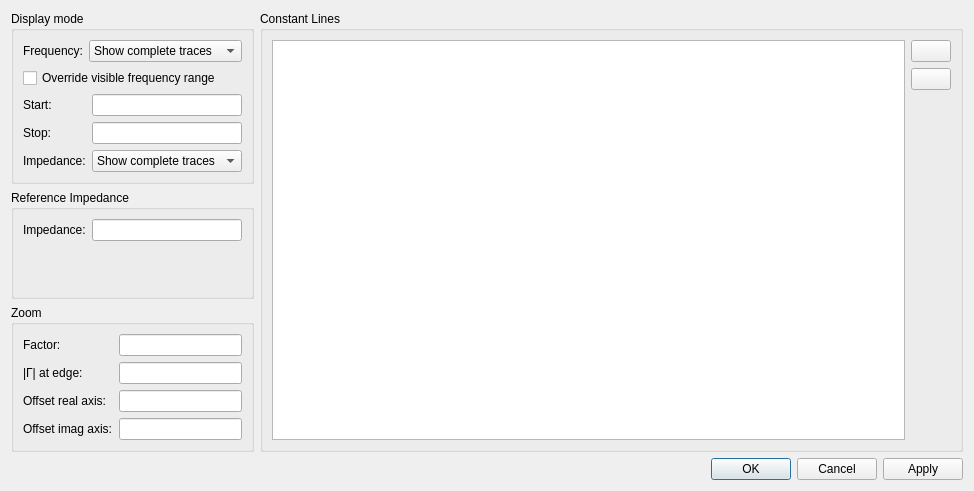
<?xml version="1.0" encoding="UTF-8"?>
<ui version="4.0">
 <class>SmithChartDialog</class>
 <widget class="QDialog" name="SmithChartDialog">
  <property name="geometry">
   <rect>
    <x>0</x>
    <y>0</y>
    <width>974</width>
    <height>491</height>
   </rect>
  </property>
  <property name="windowTitle">
   <string>Smithchart Setup</string>
  </property>
  <property name="modal">
   <bool>true</bool>
  </property>
  <layout class="QVBoxLayout" name="verticalLayout_4">
   <item>
    <layout class="QHBoxLayout" name="horizontalLayout_2" stretch="0,1">
     <item>
      <layout class="QVBoxLayout" name="verticalLayout_3">
       <item>
        <widget class="QGroupBox" name="groupBox_2">
         <property name="title">
          <string>Display mode</string>
         </property>
         <layout class="QVBoxLayout" name="verticalLayout_2">
          <item>
           <layout class="QFormLayout" name="formLayout_2">
            <item row="0" column="0">
             <widget class="QLabel" name="label_4">
              <property name="text">
               <string>Frequency:</string>
              </property>
             </widget>
            </item>
            <item row="0" column="1">
             <widget class="QComboBox" name="displayModeFreq">
              <item>
               <property name="text">
                <string>Show complete traces</string>
               </property>
              </item>
              <item>
               <property name="text">
                <string>Limit to current span</string>
               </property>
              </item>
             </widget>
            </item>
           </layout>
          </item>
          <item>
           <widget class="QCheckBox" name="displayFreqOverride">
            <property name="text">
             <string>Override visible frequency range</string>
            </property>
           </widget>
          </item>
          <item>
           <layout class="QFormLayout" name="formLayout_4">
            <item row="0" column="0">
             <widget class="QLabel" name="label_7">
              <property name="text">
               <string>Start:</string>
              </property>
             </widget>
            </item>
            <item row="1" column="0">
             <widget class="QLabel" name="label_8">
              <property name="text">
               <string>Stop:</string>
              </property>
             </widget>
            </item>
            <item row="2" column="0">
             <widget class="QLabel" name="label_5">
              <property name="text">
               <string>Impedance:</string>
              </property>
             </widget>
            </item>
            <item row="2" column="1">
             <widget class="QComboBox" name="displayModeImp">
              <item>
               <property name="text">
                <string>Show complete traces</string>
               </property>
              </item>
              <item>
               <property name="text">
                <string>Limit to visible area</string>
               </property>
              </item>
             </widget>
            </item>
            <item row="0" column="1">
             <widget class="SIUnitEdit" name="displayStartFreq"/>
            </item>
            <item row="1" column="1">
             <widget class="SIUnitEdit" name="displayStopFreq"/>
            </item>
           </layout>
          </item>
         </layout>
        </widget>
       </item>
       <item>
        <widget class="QGroupBox" name="groupBox_4">
         <property name="title">
          <string>Reference Impedance</string>
         </property>
         <layout class="QFormLayout" name="formLayout_3">
          <item row="0" column="1">
           <widget class="SIUnitEdit" name="impedance"/>
          </item>
          <item row="0" column="0">
           <widget class="QLabel" name="label">
            <property name="text">
             <string>Impedance:</string>
            </property>
           </widget>
          </item>
         </layout>
        </widget>
       </item>
       <item>
        <widget class="QGroupBox" name="groupBox">
         <property name="title">
          <string>Zoom</string>
         </property>
         <layout class="QFormLayout" name="formLayout">
          <item row="0" column="0">
           <widget class="QLabel" name="label_2">
            <property name="text">
             <string>Factor:</string>
            </property>
           </widget>
          </item>
          <item row="0" column="1">
           <widget class="SIUnitEdit" name="zoomFactor"/>
          </item>
          <item row="1" column="0">
           <widget class="QLabel" name="label_3">
            <property name="text">
             <string>&lt;html&gt;&lt;head/&gt;&lt;body&gt;&lt;p&gt;|Γ| at edge:&lt;/p&gt;&lt;/body&gt;&lt;/html&gt;</string>
            </property>
           </widget>
          </item>
          <item row="1" column="1">
           <widget class="SIUnitEdit" name="zoomReflection"/>
          </item>
          <item row="2" column="0">
           <widget class="QLabel" name="label_6">
            <property name="text">
             <string>Offset real axis:</string>
            </property>
           </widget>
          </item>
          <item row="2" column="1">
           <widget class="SIUnitEdit" name="offsetRealAxis"/>
          </item>
          <item row="3" column="0">
           <widget class="QLabel" name="label_9">
            <property name="text">
             <string>Offset imag axis:</string>
            </property>
           </widget>
          </item>
          <item row="3" column="1">
           <widget class="SIUnitEdit" name="offsetImagAxis"/>
          </item>
         </layout>
        </widget>
       </item>
      </layout>
     </item>
     <item>
      <widget class="QGroupBox" name="groupBox_3">
       <property name="title">
        <string>Constant Lines</string>
       </property>
       <layout class="QHBoxLayout" name="horizontalLayout">
        <item>
         <widget class="QTableView" name="lineTable">
          <property name="selectionMode">
           <enum>QAbstractItemView::ExtendedSelection</enum>
          </property>
          <property name="selectionBehavior">
           <enum>QAbstractItemView::SelectRows</enum>
          </property>
          <attribute name="horizontalHeaderMinimumSectionSize">
           <number>20</number>
          </attribute>
          <attribute name="horizontalHeaderStretchLastSection">
           <bool>true</bool>
          </attribute>
          <attribute name="verticalHeaderVisible">
           <bool>false</bool>
          </attribute>
          <attribute name="verticalHeaderDefaultSectionSize">
           <number>21</number>
          </attribute>
         </widget>
        </item>
        <item>
         <layout class="QVBoxLayout" name="verticalLayout">
          <item>
           <widget class="QPushButton" name="addLine">
            <property name="text">
             <string/>
            </property>
            <property name="icon">
             <iconset theme="list-add" resource="../icons.qrc">
              <normaloff>:/icons/add.svg</normaloff>:/icons/add.svg</iconset>
            </property>
           </widget>
          </item>
          <item>
           <widget class="QPushButton" name="removeLine">
            <property name="text">
             <string/>
            </property>
            <property name="icon">
             <iconset theme="list-remove" resource="../icons.qrc">
              <normaloff>:/icons/remove.svg</normaloff>:/icons/remove.svg</iconset>
            </property>
           </widget>
          </item>
          <item>
           <spacer name="verticalSpacer">
            <property name="orientation">
             <enum>Qt::Vertical</enum>
            </property>
            <property name="sizeHint" stdset="0">
             <size>
              <width>20</width>
              <height>40</height>
             </size>
            </property>
           </spacer>
          </item>
         </layout>
        </item>
       </layout>
      </widget>
     </item>
    </layout>
   </item>
   <item>
    <widget class="QDialogButtonBox" name="buttonBox">
     <property name="orientation">
      <enum>Qt::Horizontal</enum>
     </property>
     <property name="standardButtons">
      <set>QDialogButtonBox::Apply|QDialogButtonBox::Cancel|QDialogButtonBox::Ok</set>
     </property>
    </widget>
   </item>
  </layout>
 </widget>
 <customwidgets>
  <customwidget>
   <class>SIUnitEdit</class>
   <extends>QLineEdit</extends>
   <header>CustomWidgets/siunitedit.h</header>
  </customwidget>
 </customwidgets>
 <resources>
  <include location="../icons.qrc"/>
 </resources>
 <connections>
  <connection>
   <sender>buttonBox</sender>
   <signal>accepted()</signal>
   <receiver>SmithChartDialog</receiver>
   <slot>accept()</slot>
   <hints>
    <hint type="sourcelabel">
     <x>248</x>
     <y>254</y>
    </hint>
    <hint type="destinationlabel">
     <x>157</x>
     <y>274</y>
    </hint>
   </hints>
  </connection>
  <connection>
   <sender>buttonBox</sender>
   <signal>rejected()</signal>
   <receiver>SmithChartDialog</receiver>
   <slot>reject()</slot>
   <hints>
    <hint type="sourcelabel">
     <x>316</x>
     <y>260</y>
    </hint>
    <hint type="destinationlabel">
     <x>286</x>
     <y>274</y>
    </hint>
   </hints>
  </connection>
 </connections>
</ui>
